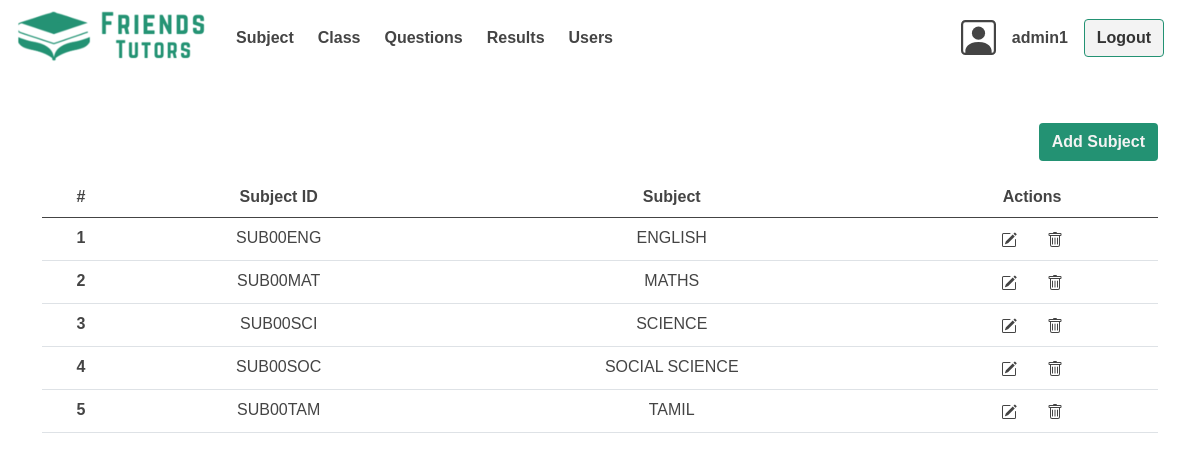
/admins/admin_home.php?subject (signed in), run on the app's committed database.
### tables this page shows
CREATE TABLE `subjects` (
  `subjectid` varchar(10) NOT NULL,
  `subject` varchar(50) NOT NULL
);

### admins/admin_subject.php (the view, shortened to what this page needs)
<section class="container mt-5">
    <div class="d-flex mb-3">
        <a href="admin_home.php?subject" class="btn btn-primary-clr  ms-auto" data-bs-toggle="modal" data-bs-target="#addSubject">
            Add Subject
        </a>
    </div>
    <?php
    $subject_details = mysqli_query($conn, "SELECT * FROM subjects");
    if ($subject_details) {
        if (mysqli_num_rows($subject_details) > 0) {
    ?>
            <table class="table text-center">
                <thead>
                    <tr>
                        <th scope="col">#</th>
                        <th scope="col">Subject ID</th>
                        <th scope="col">Subject</th>
                        <th scope="col">Actions</th>
                    </tr>
                </thead>
        <?php
            $row_count = 1;
            while ($subject_details_row = mysqli_fetch_assoc($subject_details)) {
                echo ("
							<tr>
								<th scope='row'>$row_count</th>
								<td>" . $subject_details_row['subjectid'] . "</td>
								<td>" . $subject_details_row['subject'] . "</td>
								<td class='actions'>
									<a href='admin_home.php?subject' class='btn p-0 me-4' data-bs-toggle='modal' data-bs-subjectid='" . $subject_details_row['subjectid'] . "' data-bs-subjectname='" . $subject_details_row['subject'] . "' data-bs-target='#editSubject'>
										<svg xmlns='http://www.w3.org/2000/svg' width='16' height='16' fill='currentColor' class='bi bi-pencil-square' viewBox='0 0 16 16'>
										<path d='M15.502 1.94a.5.5 0 0 1 0 .706L14.459 3.69l-2-2L13.502.646a.5.5 0 0 1 .707 0l1.293 1.293zm-1.75 2.456-2-2L4.939 9.21a.5.5 0 0 0-.121.196l-.805 2.414a.25.25 0 0 0 .316.316l2.414-.805a.5.5 0 0 0 .196-.12l6.813-6.814z'/>
										<path fill-rule='evenodd' d='M1 13.5A1.5 1.5 0 0 0 2.5 15h11a1.5 1.5 0 0 0 1.5-1.5v-6a.5.5 0 0 0-1 0v6a.5.5 0 0 1-.5.5h-11a.5.5 0 0 1-.5-.5v-11a.5.5 0 0 1 .5-.5H9a.5.5 0 0 0 0-1H2.5A1.5 1.5 0 0 0 1 2.5z'/>
										</svg>
									</a>
									<a href='admin_home.php?subject&d=" . $subject_details_row['subjectid'] . "' class='btn p-0' >
										<svg xmlns='http://www.w3.org/2000/svg' width='16' height='16' fill='currentColor' class='bi bi-trash' viewBox='0 0 16 16'>
										<path d='M5.5 5.5A.5.5 0 0 1 6 6v6a.5.5 0 0 1-1 0V6a.5.5 0 0 1 .5-.5m2.5 0a.5.5 0 0 1 .5.5v6a.5.5 0 0 1-1 0V6a.5.5 0 0 1 .5-.5m3 .5a.5.5 0 0 0-1 0v6a.5.5 0 0 0 1 0z'/>
										<path d='M14.5 3a1 1 0 0 1-1 1H13v9a2 2 0 0 1-2 2H5a2 2 0 0 1-2-2V4h-.5a1 1 0 0 1-1-1V2a1 1 0 0 1 1-1H6a1 1 0 0 1 1-1h2a1 1 0 0 1 1 1h3.5a1 1 0 0 1 1 1zM4.118 4 4 4.059V13a1 1 0 0 0 1 1h6a1 1 0 0 0 1-1V4.059L11.882 4zM2.5 3h11V2h-11z'/>
										</svg>
								  	</a>
								</td>
							</tr>
						");
                $row_count++;
            }
        } else {
            echo ("<h3 class='text-center text-danger'>No Subjects Available</h3>");
        }
    } else {
        echo ("ERROR" . mysqli_error($conn));
    }
        ?>
            </table>
</section>

### src/css/style.css (style rules this page uses)
:root { --primary-clr: #239273; --primary-hover: #239273cc; --primary-card: #5cd1b0; --fc-light: #f3f3f3; --fc-dark-200: #444444; --fw-400: 400; --fw-700: 700; --fw-header: var(--fw-400); --fw-body: var(--fw-400); --fw-body-header: var(--fw-700); --fs-small: 1rem; --fs-normal: 1.15rem; --fs-heading-500: 1.5rem; --fs-heading-700: 2.5rem; --fs-header: var(--fs-heading-700); --fs-body: var(--fs-normal); --fs-input: var(--fs-small); --line-height-header: 0.9; --line-height-normal: 1.6; }
*, *::before, *::after { box-sizing: border-box; font-family: "Lucida Sans", "Lucida Sans Regular", "Lucida Grande", "Lucida Sans Unicode", Geneva, Verdana, sans-serif; }
* { margin: 0; padding: 0; color: var(--fc-dark-200); }
html { hanging-punctuation: first last; scroll-behavior: smooth; }
body { min-height: 100svh; min-width: 350px; }
a { text-decoration: none; }
.btn-primary-clr, .primary-clr { background-color: var(--primary-clr); color: var(--fc-light); font-weight: bold; }

### data on the page
subjects: subjectid "SUB00ENG", subject "ENGLISH"
subjects: subjectid "SUB00MAT", subject "MATHS"
subjects: subjectid "SUB00SCI", subject "SCIENCE"
subjects: subjectid "SUB00SOC", subject "SOCIAL SCIENCE"
subjects: subjectid "SUB00TAM", subject "TAMIL"

### other printed values
$_SESSION['adminusername'] "admin1"
